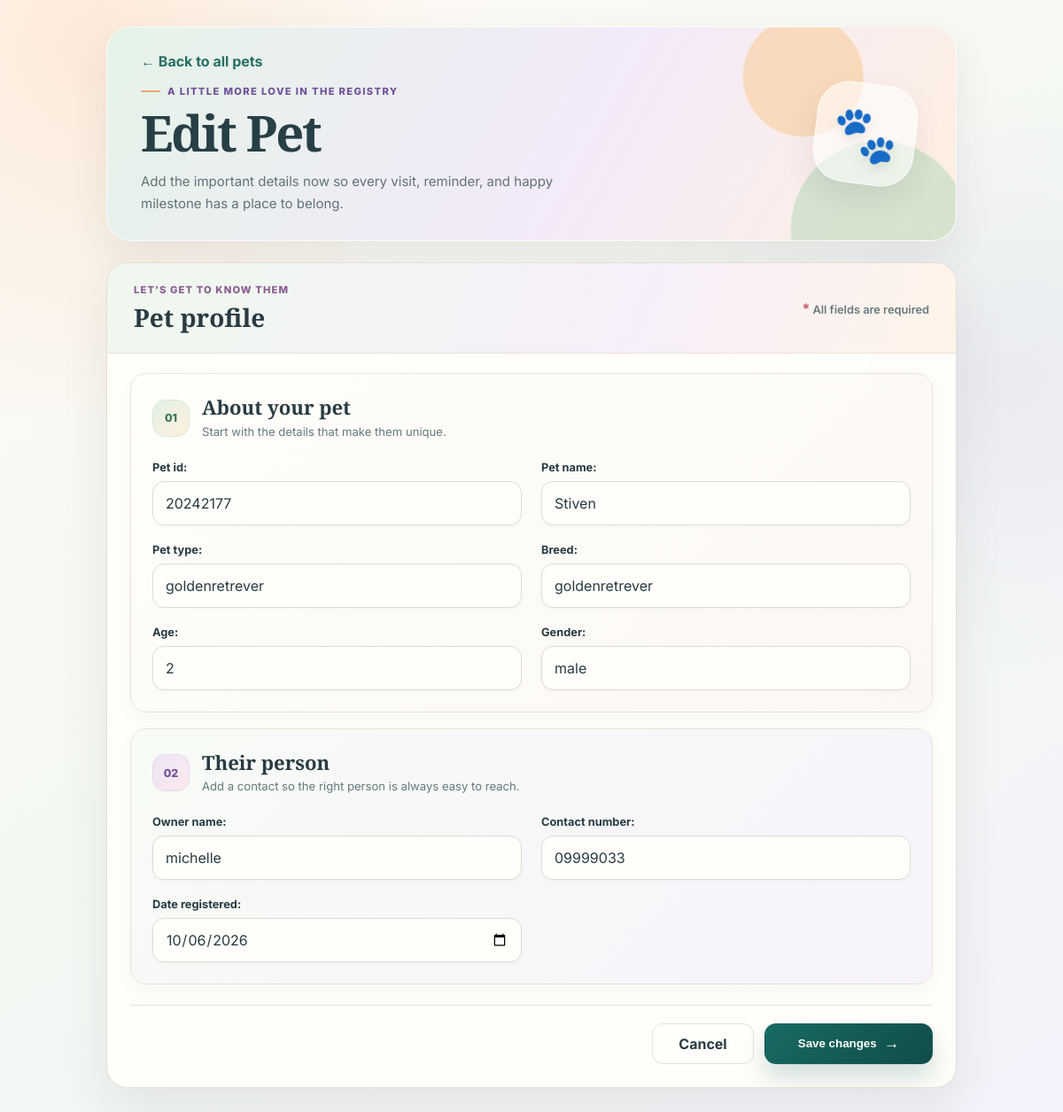
Screenshot of /pets/3/edit/ with the database file from the repository.
### Elemino_project/Elemino_app/models.py (models this page shows, shortened)
class Performance(models.Model):
    pet_id = models.IntegerField(unique=True)
    pet_name = models.CharField(max_length=100)
    pet_type = models.CharField(max_length=100)
    breed = models.CharField(max_length=100)
    age = models.IntegerField()
    gender = models.CharField(max_length=100)
    owner_name = models.CharField(max_length=100)
    contact_number = models.CharField(max_length=100)
    date_registered = models.DateField()
    class Meta:
        ordering = ['pet_name']

### Elemino_project/Elemino_app/views.py (the view)
# urls.py: path('pets/<int:pk>/edit/', views.pet_update, name='pet_update'),
def pet_update(request, pk):
    pet = get_object_or_404(Performance, pk=pk)
    if request.method == 'POST':
        form = PerformanceForm(request.POST, instance=pet)
        if form.is_valid():
            form.save()
            return redirect('pet_detail', pk=pet.pk)
    else:
        form = PerformanceForm(instance=pet)
    return render(request, 'Elemino_app/pet_form.html', {'form': form, 'title': 'Edit Pet', 'pet': pet})

### Elemino_project/Elemino_app/forms.py
class PerformanceForm(forms.ModelForm):
    class Meta:
        model = Performance
        fields = [
            'pet_id',
            'pet_name',
            'pet_type',
            'breed',
            'age',
            'gender',
            'owner_name',
            'contact_number',
            'date_registered',
        ]
        widgets = {
            'date_registered': forms.DateInput(attrs={'type': 'date'}),
        }

### Elemino_project/Elemino_app/templates/Elemino_app/pet_form.html (shortened to what this page needs)
{% load static %}
<!DOCTYPE html>
<html lang="en">
<head>
    <link rel="stylesheet" href="{% static 'Elemino_app/styles.css' %}">
</head>
<body>
    <main class="shell form-shell">
        <header class="page-header detail-header form-page-header">
            <div class="header-copy">
                <a class="back-link" href="{% url 'pet_list' %}">← Back to all pets</a>
                <p class="eyebrow">A little more love in the registry</p>
                <h1>{{ title }}</h1>
                <p class="form-intro-copy">Add the important details now so every visit, reminder, and happy milestone has a place to belong.</p>
            </div>
            <div class="form-illustration" aria-hidden="true"><span>🐾</span></div>
        </header>
        <section class="panel form-panel" aria-label="Pet information form">
            <div class="panel-header">
                <div>
                    <p class="panel-kicker">Let’s get to know them</p>
                    <h2>Pet profile</h2>
                </div>
                <p class="required-note"><span aria-hidden="true">*</span> All fields are required</p>
            </div>
            <form method="post" class="styled-form">
                <section class="form-section" aria-labelledby="pet-details-heading">
                    <div class="section-heading">
                        <span class="form-step">01</span>
                        <div>
                            <h2 id="pet-details-heading">About your pet</h2>
                            <p class="section-hint">Start with the details that make them unique.</p>
                        </div>
                    </div>
                    <div class="form-grid">
                        {% for field in form %}
                            {% if field.name == 'pet_id' or field.name == 'pet_name' or field.name == 'pet_type' or field.name == 'breed' or field.name == 'age' or field.name == 'gender' %}
                                <div class="field">
                                    {{ field.label_tag }}
                                    {{ field }}
                                </div>
                            {% endif %}
                        {% endfor %}
                    </div>
                </section>
                <section class="form-section" aria-labelledby="owner-details-heading">
                    <div class="section-heading">
                        <span class="form-step form-step-lilac">02</span>
                        <div>
                            <h2 id="owner-details-heading">Their person</h2>
                            <p class="section-hint">Add a contact so the right person is always easy to reach.</p>
                        </div>
                    </div>
                    <div class="form-grid">
                        {% for field in form %}
                            {% if field.name == 'owner_name' or field.name == 'contact_number' or field.name == 'date_registered' %}
                                <div class="field">
                                    {{ field.label_tag }}
                                    {{ field }}
                                </div>
                            {% endif %}
                        {% endfor %}
                    </div>
                </section>
                <div class="form-actions">
                    <a class="secondary-button" href="{% url 'pet_list' %}">Cancel</a>
                    <button class="primary-button" type="submit">{% if pet %}Save changes{% else %}Save pet profile{% endif %} <span aria-hidden="true">→</span></button>
                </div>
            </form>
        </section>
    </main>
</body>
</html>

### rows the page displays
Performance: form "20242177" "Stiven" "goldenretrever" "goldenretrever" "2" "male", form "michelle" "09999033" "10/06/2026"

### other values shown
{{ title }} "Edit Pet"
{{ field.label_tag }} "Pet id:" "Pet name:" "Pet type:" "Breed:" "Age:" "Gender:"
{{ field.label_tag }} "Owner name:" "Contact number:" "Date registered:"
